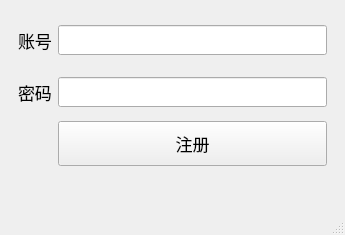
<?xml version="1.0" encoding="UTF-8"?>
<ui version="4.0">
 <class>Reg</class>
 <widget class="QMainWindow" name="Reg">
  <property name="geometry">
   <rect>
    <x>0</x>
    <y>0</y>
    <width>345</width>
    <height>235</height>
   </rect>
  </property>
  <property name="font">
   <font>
    <pointsize>13</pointsize>
   </font>
  </property>
  <property name="windowTitle">
   <string>MainWindow</string>
  </property>
  <widget class="QWidget" name="centralwidget">
   <layout class="QHBoxLayout" name="horizontalLayout">
    <item>
     <widget class="QWidget" name="widget" native="true">
      <layout class="QGridLayout" name="gridLayout">
       <item row="5" column="1" colspan="2">
        <widget class="QPushButton" name="pushButton">
         <property name="sizePolicy">
          <sizepolicy hsizetype="Minimum" vsizetype="Expanding">
           <horstretch>0</horstretch>
           <verstretch>4</verstretch>
          </sizepolicy>
         </property>
         <property name="text">
          <string>注册</string>
         </property>
        </widget>
       </item>
       <item row="4" column="1" colspan="2">
        <widget class="QLineEdit" name="lineEdit_2">
         <property name="sizePolicy">
          <sizepolicy hsizetype="Expanding" vsizetype="Fixed">
           <horstretch>2</horstretch>
           <verstretch>1</verstretch>
          </sizepolicy>
         </property>
         <property name="minimumSize">
          <size>
           <width>0</width>
           <height>30</height>
          </size>
         </property>
        </widget>
       </item>
       <item row="1" column="1" colspan="2">
        <widget class="QLineEdit" name="lineEdit">
         <property name="sizePolicy">
          <sizepolicy hsizetype="Expanding" vsizetype="Fixed">
           <horstretch>2</horstretch>
           <verstretch>1</verstretch>
          </sizepolicy>
         </property>
         <property name="minimumSize">
          <size>
           <width>0</width>
           <height>30</height>
          </size>
         </property>
        </widget>
       </item>
       <item row="1" column="0">
        <widget class="QLabel" name="label">
         <property name="sizePolicy">
          <sizepolicy hsizetype="MinimumExpanding" vsizetype="Expanding">
           <horstretch>0</horstretch>
           <verstretch>4</verstretch>
          </sizepolicy>
         </property>
         <property name="font">
          <font>
           <pointsize>13</pointsize>
          </font>
         </property>
         <property name="text">
          <string>账号</string>
         </property>
        </widget>
       </item>
       <item row="6" column="1">
        <widget class="QLabel" name="label_3">
         <property name="sizePolicy">
          <sizepolicy hsizetype="Preferred" vsizetype="Maximum">
           <horstretch>0</horstretch>
           <verstretch>0</verstretch>
          </sizepolicy>
         </property>
         <property name="text">
          <string/>
         </property>
        </widget>
       </item>
       <item row="4" column="0">
        <widget class="QLabel" name="label_2">
         <property name="sizePolicy">
          <sizepolicy hsizetype="MinimumExpanding" vsizetype="Expanding">
           <horstretch>0</horstretch>
           <verstretch>4</verstretch>
          </sizepolicy>
         </property>
         <property name="text">
          <string>密码</string>
         </property>
        </widget>
       </item>
      </layout>
     </widget>
    </item>
   </layout>
  </widget>
  <widget class="QMenuBar" name="menubar">
   <property name="geometry">
    <rect>
     <x>0</x>
     <y>0</y>
     <width>345</width>
     <height>22</height>
    </rect>
   </property>
  </widget>
  <widget class="QStatusBar" name="statusbar"/>
 </widget>
 <resources/>
 <connections/>
</ui>
